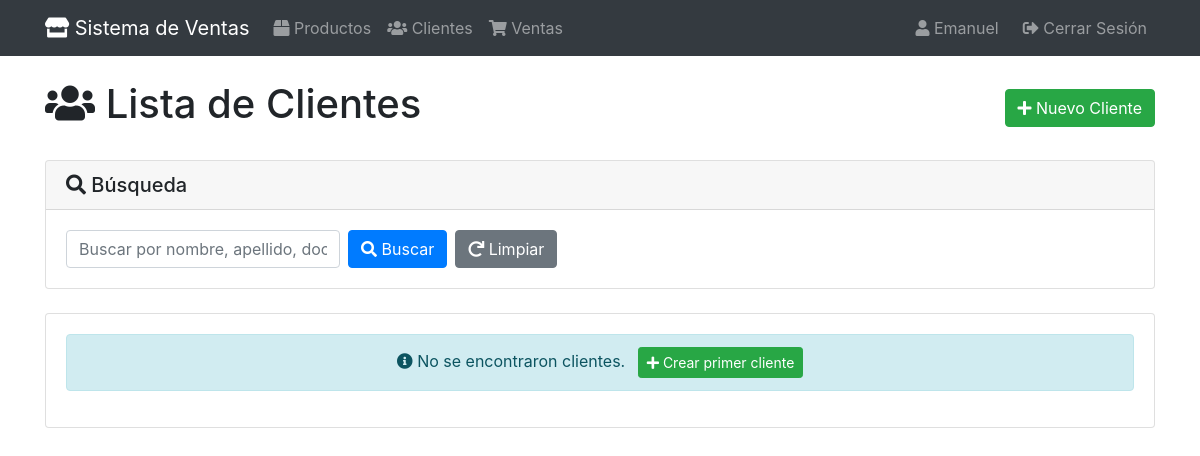
Page /clientes/ (signed in) on the earlier database version.
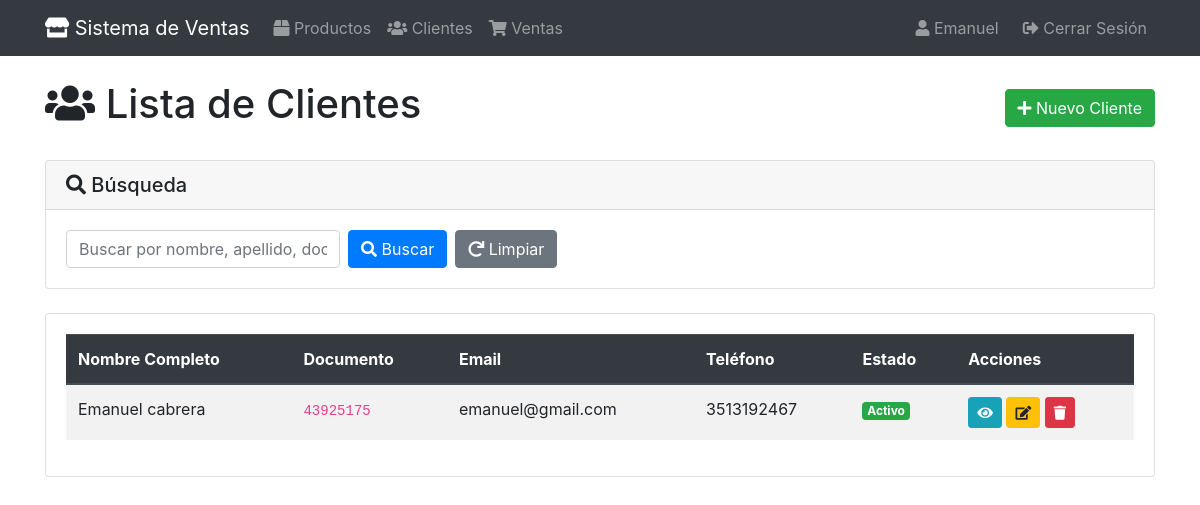
Same page on the later database version.
### apps/clientes/models.py (models this page shows, shortened)
class Cliente(models.Model):
    nombre = models.CharField(max_length=100, verbose_name="nombre")
    apellido = models.CharField(max_length=100, verbose_name="apellido")
    numero_documento = models.CharField(
        max_length=20,
        unique=True,
        verbose_name="nuemro de dni",
        validators= [
            RegexValidator(
                regex='^\d{7,8}$',
                message="El numero de documento solo deben ser numeros"
            )
        ]
    )
    email = models.EmailField(verbose_name= "Correo Electronico", blank=True)
    telefono = models.CharField(
        max_length=15,
        verbose_name="Telefono",
        validators=[
            RegexValidator(
                regex='^[0-9+()-]+$',
                message="El telefono solo puede contener numeros y los siguientes caracteres: +, -, ( ,"
            )
        ]
    )
    direccion = models.TextField(verbose_name="Direccion", blank=True)
    activo = models.BooleanField(default=True, verbose_name="activo")
    creado = models.DateTimeField(auto_now_add=True, verbose_name="creado")
    actualizado = models.DateTimeField(auto_now=True)
    class Meta:
        verbose_name = "Cliente"
        verbose_name_plural = "Clientes"
        ordering = ["apellido", "nombre"]
        indexes = [
            models.Index(fields=["apellido","nombre"]),
            models.Index(fields=["numero_documento"]),
        ]
    @property
    def nombre_completo(self):
        return f"{self.nombre} {self.apellido}"

### apps/clientes/views.py (the view, shortened to what this page needs)
# urls.py: path('', views.ClienteListView.as_view(), name='lista'),
class ClienteListView(VentasGroupRequiredMixin, ListView):
    model = Cliente
    template_name = "clientes/cliente_list.html"
    context_object_name = "clientes"
    paginate_by = 10
    def get_queryset(self):
        queryset = super().get_queryset()
        busqueda = self.request.GET.get("busqueda")
        return queryset

### apps/core/mixins.py (called while the page is built)
    def test_func(self):
        if self.group_required is None:
            return True
        if not self.request.user.is_authenticated:
            return False
        if self.request.user.is_superuser or self.request.user.groups.filter(name='administradores').exists():
            return True
        return self.request.user.groups.filter(name=self.group_required).exists()

### apps/clientes/templates/clientes/cliente_list.html (shortened to what this page needs)
{% extends 'base.html' %}
{% block content %}
<div class="d-flex justify-content-between align-items-center mb-4">
    <h1><i class="fas fa-users"></i> Lista de Clientes</h1>
    <a href="{% url 'clientes:crear' %}" class="btn btn-success">
        <i class="fas fa-plus"></i> Nuevo Cliente
    </a>
</div>
<div class="card mb-4">
    <div class="card-header">
        <h5 class="mb-0"><i class="fas fa-search"></i> Búsqueda</h5>
    </div>
    <div class="card-body">
        <form method="get" class="form-inline">
            <input type="text" name="busqueda" class="form-control mr-2"
                   placeholder="Buscar por nombre, apellido, documento o email..."
                   value="{{ request.GET.busqueda }}">
            <button type="submit" class="btn btn-primary">
                <i class="fas fa-search"></i> Buscar
            </button>
            <a href="{% url 'clientes:lista' %}" class="btn btn-secondary ml-2">
                <i class="fas fa-redo"></i> Limpiar
            </a>
        </form>
    </div>
</div>
<div class="card">
    <div class="card-body">
        {% if clientes %}
            <div class="table-responsive">
                <table class="table table-striped table-hover">
                    <thead class="thead-dark">
                        <tr>
                            <th>Nombre Completo</th>
                            <th>Documento</th>
                            <th>Email</th>
                            <th>Teléfono</th>
                            <th>Estado</th>
                            <th>Acciones</th>
                        </tr>
                    </thead>
                    <tbody>
                        {% for cliente in clientes %}
                        <tr>
                            <td>{{ cliente.nombre_completo }}</td>
                            <td><code>{{ cliente.numero_documento }}</code></td>
                            <td>{{ cliente.email|default:"-" }}</td>
                            <td>{{ cliente.telefono|default:"-" }}</td>
                            <td>
                                {% if cliente.activo %}
                                    <span class="badge badge-success">Activo</span>
                                {% else %}
                                    <span class="badge badge-secondary">Inactivo</span>
                                {% endif %}
                            </td>
                            <td>
                                <a href="{% url 'clientes:detalle' cliente.pk %}" class="btn btn-sm btn-info" title="Ver">
                                    <i class="fas fa-eye"></i>
                                </a>
                                <a href="{% url 'clientes:editar' cliente.pk %}" class="btn btn-sm btn-warning" title="Editar">
                                    <i class="fas fa-edit"></i>
                                </a>
                                <a href="{% url 'clientes:eliminar' cliente.pk %}" class="btn btn-sm btn-danger" title="Eliminar">
                                    <i class="fas fa-trash"></i>
                                </a>
                            </td>
                        </tr>
                        {% endfor %}
                    </tbody>
                </table>
            </div>
        {% else %}
            <div class="alert alert-info text-center">
                <i class="fas fa-info-circle"></i> No se encontraron clientes.
                <a href="{% url 'clientes:crear' %}" class="btn btn-success btn-sm ml-2">
                    <i class="fas fa-plus"></i> Crear primer cliente
                </a>
            </div>
        {% endif %}
    </div>
</div>
{% endblock %}

Differences in the rows shown:
added Cliente: nombre_completo "Emanuel cabrera", numero_documento "43925175", email "emanuel@gmail.com", telefono "3513192467", activo "Activo"
Other differences:
text no longer shown: "No se encontraron clientes. Crear primer cliente"
text now shown: "Nombre Completo Documento Email Teléfono Estado Acciones"
